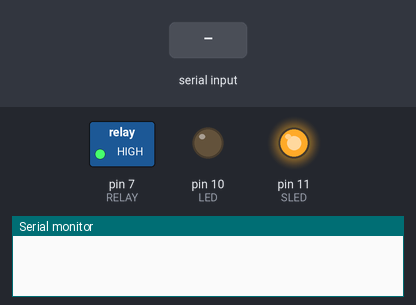
This sketch was run on a simulated Arduino Uno, built with avr-gcc and run on an emulated ATmega328P. On the bench: switched loads named in the sketch (green lamp = pin HIGH), output pins drawn as LEDs (lit = HIGH), the last lines printed to the serial monitor. The test bench sets the inputs (shaded band). The modem accepts every AT command (registered, SIM ready, sends succeed) and sends nothing else.

Above: at 18.0 s.
18.1 s: "open\n" received over the second serial link
At 21.4 s:
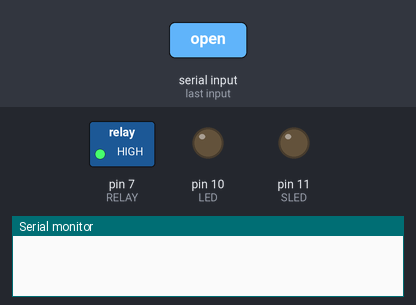
At 22.7 s:
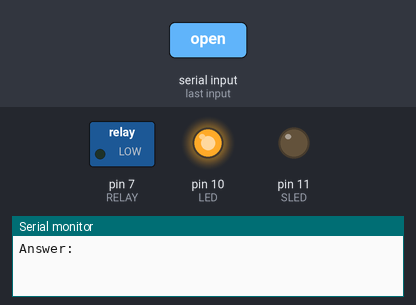
Timing chart, 0 to 24.2 s (numbered marks = the images above; inputs shaded):
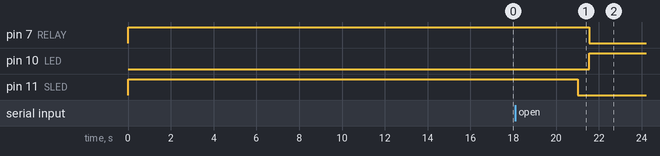

The sketch:

sketch_jun03a.ino
```cpp
#include <AltSoftSerial.h>
String inData;
String light;
String boot;
char incomingByte;
const int LED = 10;
const int SLED = 11;
const int RELAY = 7;
AltSoftSerial GoMySerial;

void setup(){
pinMode(LED,OUTPUT);
pinMode(SLED,OUTPUT);
pinMode(RELAY,OUTPUT);
Serial.begin(115200);
boot="0";
GoMySerial.begin(115200);
// GoMySerial.println("AT+IPR=115200");
GoMySerial.println("AT");
light = "off";
digitalWrite(SLED, HIGH);
digitalWrite(RELAY, HIGH);
}

void loop(){
  if (boot=="0") {
GoMySerial.println("AT+CMGF=1");
delay(2000);
GoMySerial.println("AT+CMGF=1");
delay(3000);
GoMySerial.println("AT+CMGF=1");
delay(2000);
GoMySerial.println("at+cscs=\"gsm\"");
delay(2000);
GoMySerial.println("at+cscs=\"gsm\"");
delay(2000);
GoMySerial.println("at+cscs=\"gsm\"");
delay(2000);
GoMySerial.println("AT+CMGF=1");
delay(2000);
GoMySerial.println("AT+CNMI=2,2,0,0,0");
delay(2000);
GoMySerial.println("AT+CNMI=2,2,0,0,0");
delay(2000);
GoMySerial.println("AT+CNMI=2,2,0,0,0");
delay(2000);
GoMySerial.println("AT+CNMI=2,2,0,0,0");
digitalWrite(SLED, LOW);
boot="1";
  }
  if (Serial.available()) GoMySerial.write(Serial.read());
    while (GoMySerial.available() > 0)
    {
delay(10);
        incomingByte = GoMySerial.read();
        // if (incomingByte=='\n') incomingByte='v';
        inData += incomingByte;
    }
      if(inData != "")
   {
     Serial.print("Answer:");
     if (inData.indexOf("open") >= 0) {
      digitalWrite(LED, HIGH);
      digitalWrite(RELAY, LOW);
      GoMySerial.println("atz");
      delay(200);
      GoMySerial.println("atd0664133630;");
      delay(500);
      GoMySerial.println("atd0664133630;");
      delay(500);
      GoMySerial.println("atd0664133630;");
      delay(500);
      GoMySerial.println("atd0664133630;");
      delay(500);
      GoMySerial.println("atd0664133630;");
      delay(11000);
      GoMySerial.println("ath");
       delay(200);
      GoMySerial.println("ath");
       delay(200);
      GoMySerial.println("ath");
     }
     if (inData.indexOf("close") >= 0) {
      digitalWrite(LED, LOW);
      digitalWrite(RELAY, HIGH);
      GoMySerial.println("atz");
      delay(200);
      GoMySerial.println("atd0664133630;");
      delay(500);
      GoMySerial.println("atd0664133630;");
      delay(500);
      GoMySerial.println("atd0664133630;");
      delay(500);
      GoMySerial.println("atd0664133630;");
      delay(500);
      GoMySerial.println("atd0664133630;");
      delay(11000);
      GoMySerial.println("ath");
       delay(200);
      GoMySerial.println("ath");
       delay(200);
      GoMySerial.println("ath");
     }
     Serial.print(inData);
     Serial.print("\n");
   }
   inData = "";
}
```

Measured:
- after the input at 18.1 s, pin 7 (RELAY): HIGH → LOW after 3.4 s; pin 10 (LED): LOW → HIGH after 3.4 s
